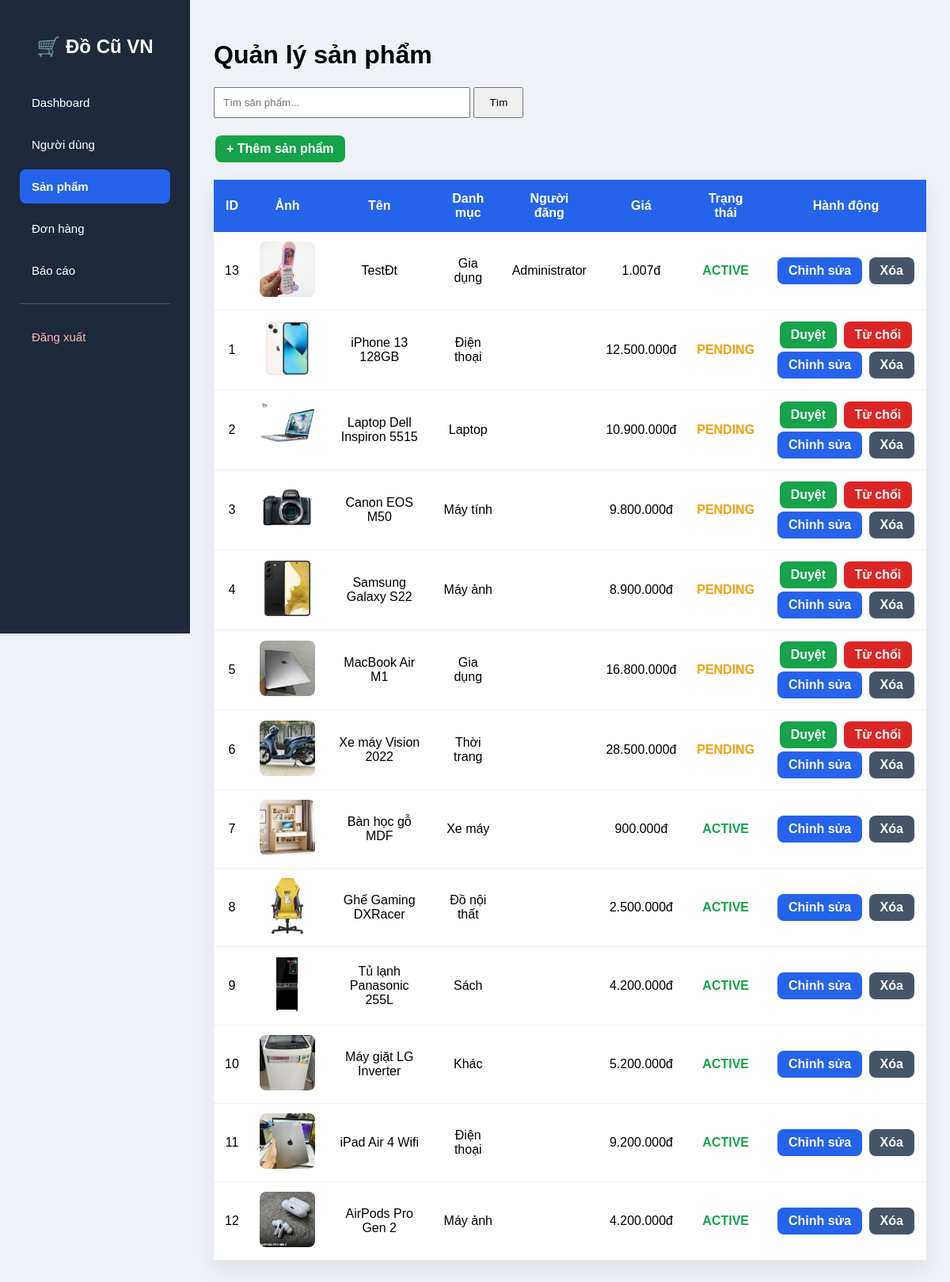
Page /admin/products.php on the earlier database version.
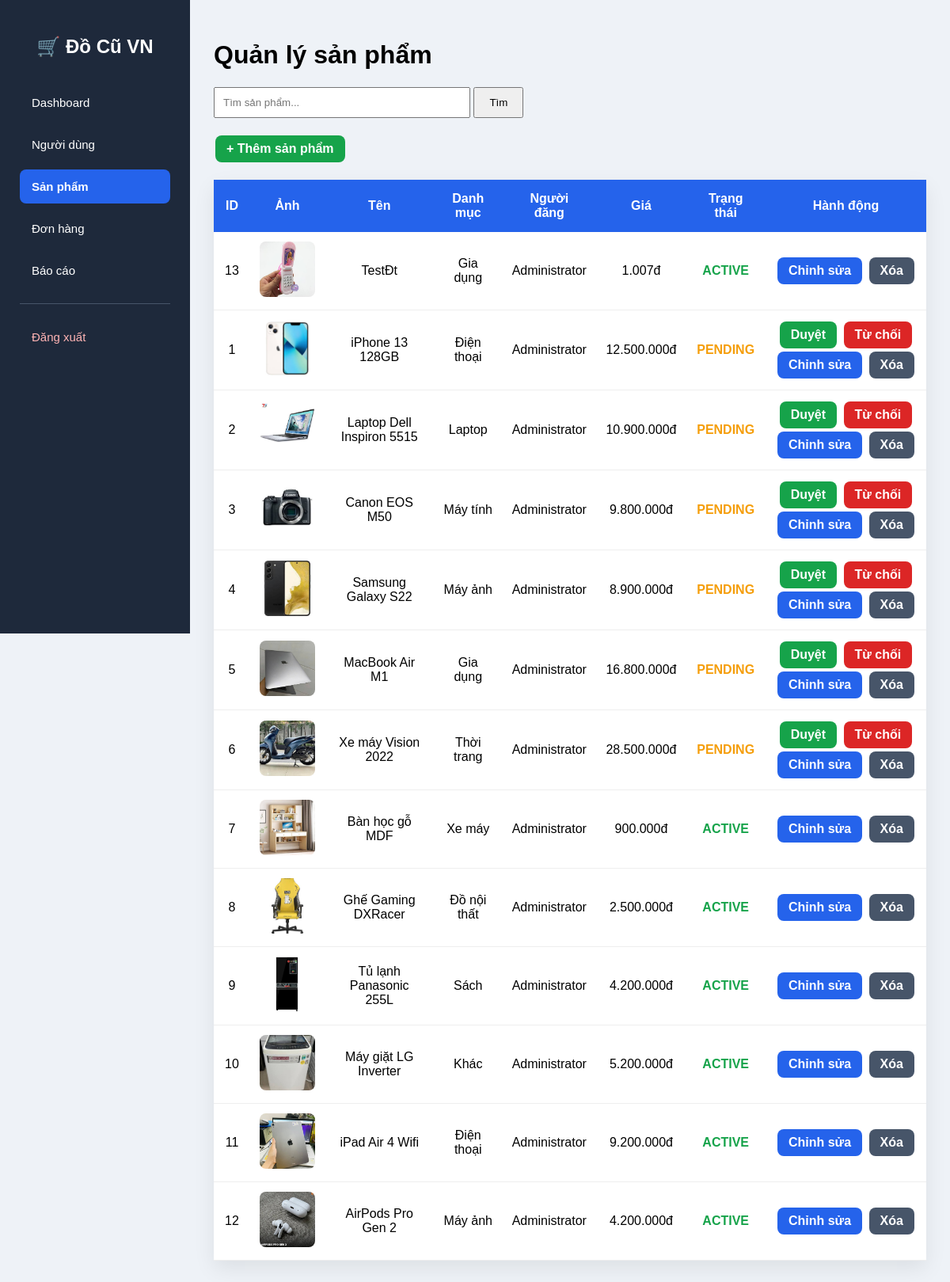
Same page on the later database version.
### tables this page shows
CREATE TABLE `products` (
  `id` int(11) NOT NULL,
  `user_id` int(11) NOT NULL,
  `category_id` int(11) NOT NULL,
  `title` varchar(255) NOT NULL,
  `description` text DEFAULT NULL,
  `price` decimal(12,2) NOT NULL,
  `image` varchar(255) DEFAULT NULL,
  `condition_item` enum('new','like_new','good','fair') DEFAULT 'good',
  `location` varchar(255) DEFAULT NULL,
  `views` int(11) DEFAULT 0,
  `status` enum('pending','active','sold','hidden','rejected') DEFAULT 'pending',
  `created_at` timestamp NOT NULL DEFAULT current_timestamp(),
  `updated_at` timestamp NOT NULL DEFAULT current_timestamp() ON UPDATE current_timestamp()
);

CREATE TABLE `categories` (
  `id` int(11) NOT NULL,
  `name` varchar(100) NOT NULL,
  `description` text DEFAULT NULL,
  `icon` varchar(100) DEFAULT NULL,
  `status` tinyint(4) DEFAULT 1
);

CREATE TABLE `users` (
  `id` int(11) NOT NULL,
  `fullname` varchar(100) NOT NULL,
  `username` varchar(50) NOT NULL,
  `email` varchar(100) NOT NULL,
  `password` varchar(255) NOT NULL,
  `phone` varchar(20) DEFAULT NULL,
  `avatar` varchar(255) DEFAULT 'uploads/avatar/default.png',
  `address` varchar(255) DEFAULT NULL,
  `gender` enum('Nam','Nữ','Khác') DEFAULT NULL,
  `dob` date DEFAULT NULL,
  `role` enum('admin','user') NOT NULL DEFAULT 'user',
  `status` enum('active','blocked') NOT NULL DEFAULT 'active',
  `created_at` timestamp NOT NULL DEFAULT current_timestamp(),
  `updated_at` timestamp NOT NULL DEFAULT current_timestamp() ON UPDATE current_timestamp()
);

### admin/products.php (the view, shortened to what this page needs)
<?php
require_once "../config/db.php";
$keyword = trim($_GET["keyword"] ?? "");
if ($keyword != "") {
    $stmt = $conn->prepare("
        SELECT
            p.*,
            c.name category_name,
            u.fullname seller_name
        FROM products p
        LEFT JOIN categories c ON p.category_id=c.id
        LEFT JOIN users u ON p.user_id=u.id
        WHERE p.title LIKE ?
        ORDER BY p.created_at DESC
    ");
    $like="%".$keyword."%";
    $stmt->bind_param("s",$like);
    $stmt->execute();
    $result=$stmt->get_result();
}else{
    $result=$conn->query("
        SELECT
            p.*,
            c.name category_name,
            u.fullname seller_name
        FROM products p
        LEFT JOIN categories c ON p.category_id=c.id
        LEFT JOIN users u ON p.user_id=u.id
        ORDER BY p.created_at DESC
    ");
}
?>
<!DOCTYPE html>
    <html lang="vi">
    <head>
        <link rel="stylesheet" href="../assets/css/admin.css">
</head>
<body>
    <div class="wrapper">
        <?php include "sidebar.php"; ?>
    <div class="content">
        <h1>Quản lý sản phẩm</h1>
    <div class="container">
    <form method="GET" style="margin-bottom:20px">
    <input
    type="text"
    name="keyword"
    placeholder="Tìm sản phẩm..."
    value="<?= htmlspecialchars($keyword) ?>"
    style="padding:10px;width:300px;">
    <button style="padding:10px 18px">
    Tìm
    </button>
</form>
<div style="margin:20px 0;">
    <a href="../add-product.html" class="btn green">
        + Thêm sản phẩm
    </a>
</div>
<table>
<tr>
    <th>ID</th>
    <th>Ảnh</th>
    <th>Tên</th>
    <th>Danh mục</th>
    <th>Người đăng</th>
    <th>Giá</th>
    <th>Trạng thái</th>
    <th>Hành động</th>
    </tr>
    <?php while($p=$result->fetch_assoc()){ ?>
    <tr>
        <td><?= $p["id"] ?></td>
        <td>
        <img src="../<?= htmlspecialchars($p["image"]) ?>">
        </td>
        <td><?= htmlspecialchars($p["title"]) ?></td>
        <td><?= htmlspecialchars($p["category_name"]) ?></td>
        <td><?= htmlspecialchars($p["seller_name"]) ?></td>
        <td><?= number_format($p["price"],0,",",".") ?>đ</td>
        <td>
        <span class="<?= $p["status"] ?>">
        <?= strtoupper($p["status"]) ?>
        </span>
        </td>
        <td>
        <?php if($p["status"]=="pending"){ ?>
        <a
        class="btn green"
        href="../api/admin/approve.php?id=<?= $p["id"] ?>">
        Duyệt
        </a>
        <a
        class="btn red"
        href="../api/admin/reject.php?id=<?= $p["id"] ?>">
        Từ chối
        </a>
<?php } ?>
    <a
        class="btn blue"
        href="edit-product.php?id=<?= $p["id"] ?>">
        Chỉnh sửa
    </a>
    <a
        class="btn gray"
        onclick="return confirm('Xóa sản phẩm?')"
        href="../api/admin/delete-product.php?id=<?= $p["id"] ?>">
        Xóa
    </a>
        </td>
        </tr>
        <?php } ?>
        </table>
        </div>
    </div>
    </div>
</body>
</html>

### admin/sidebar.php (shortened to what this page needs)
<?php
$current = basename($_SERVER["PHP_SELF"]);
?>
<div class="sidebar">
    <h2>🛒 Đồ Cũ VN</h2>
    <a href="dashboard.php" class="<?= $current=="dashboard.php" ? "active" : "" ?>">
         Dashboard
    </a>
    <a href="users.php" class="<?= $current=="users.php" ? "active" : "" ?>">
         Người dùng
    </a>
    <a href="products.php" class="<?= $current=="products.php" ? "active" : "" ?>">
         Sản phẩm
    </a>
    <a href="orders.php" class="<?= $current=="orders.php" ? "active" : "" ?>">
         Đơn hàng
    </a>
    <a href="reports.php" class="<?= $current=="reports.php" ? "active" : "" ?>">
         Báo cáo
    </a>
    <hr>
    <a href="../pages/logout.php" class="logout">
         Đăng xuất
    </a>
</div>

### admin/products.php (style rules this page uses)
body { font-family:Arial; background:#eef2f7; margin:0; }
.blue { background:#2563eb; }
.wrapper { display:flex; }
.content { margin-left:240px; width:calc(100% - 240px); padding:30px; box-sizing:border-box; }
.container { width:100%; margin:0; padding:0; }
table { width:100%; background:#fff; border-collapse:collapse; box-shadow:0 10px 25px rgba(0,0,0,.08); }
th { background:#2563eb; color:white; padding:15px; }
td { padding:12px; text-align:center; border-bottom:1px solid #eee; }
img { width:70px; height:70px; object-fit:cover; border-radius:8px; }
.btn { padding:8px 14px; border-radius:8px; text-decoration:none; color:#fff; font-weight:bold; display:inline-block; margin:2px; }
.green { background:#16a34a; }
.red { background:#dc2626; }
.gray { background:#475569; }
.pending { color:#f59e0b;font-weight:bold; }
.active { color:#16a34a;font-weight:bold; }

### admin/sidebar.php (style rules this page uses)
.sidebar { width:240px; min-height:100vh; background:#1e293b; position:fixed; left:0; top:0; padding:25px; box-sizing:border-box; }
.sidebar h2 { color:#fff; margin-bottom:35px; text-align:center; }
.sidebar a { display:block; padding:13px 15px; margin-bottom:10px; color:#fff; text-decoration:none; border-radius:8px; transition:.25s; font-size:15px; }
.sidebar a.active { background:#2563eb; }
.sidebar .logout { color:#ffb4b4; }
.sidebar hr { border:0; border-top:1px solid #475569; margin:20px 0; }

Differences in the rows shown:
changed products "iPhone 13 128GB": user.fullname (not shown) → "Administrator"
changed products "Laptop Dell Inspiron 5515": user.fullname (not shown) → "Administrator"
changed products "Canon EOS M50": user.fullname (not shown) → "Administrator"
changed products "Samsung Galaxy S22": user.fullname (not shown) → "Administrator"
changed products "MacBook Air M1": user.fullname (not shown) → "Administrator"
changed products "Xe máy Vision 2022": user.fullname (not shown) → "Administrator"
changed products "Bàn học gỗ MDF": user.fullname (not shown) → "Administrator"
changed products "Ghế Gaming DXRacer": user.fullname (not shown) → "Administrator"
changed products "Tủ lạnh Panasonic 255L": user.fullname (not shown) → "Administrator"
changed products "Máy giặt LG Inverter": user.fullname (not shown) → "Administrator"
changed products "iPad Air 4 Wifi": user.fullname (not shown) → "Administrator"
changed products "AirPods Pro Gen 2": user.fullname (not shown) → "Administrator"
